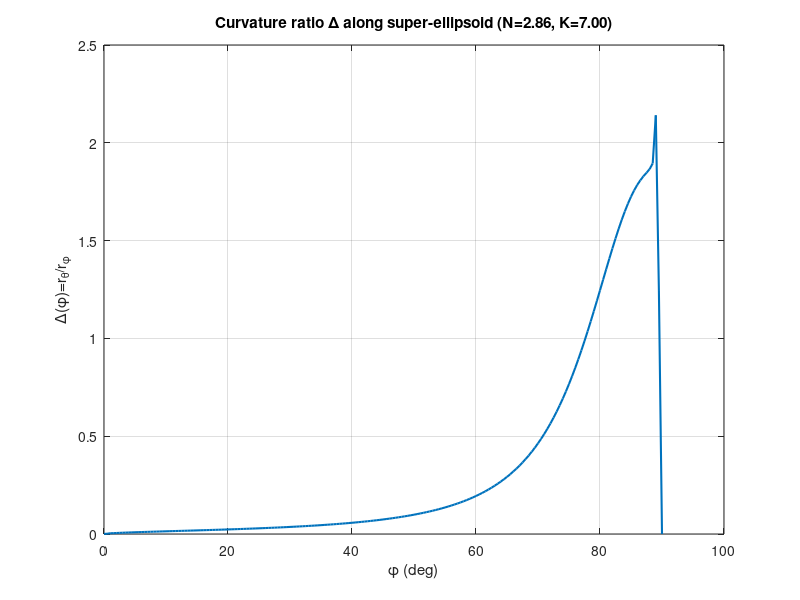
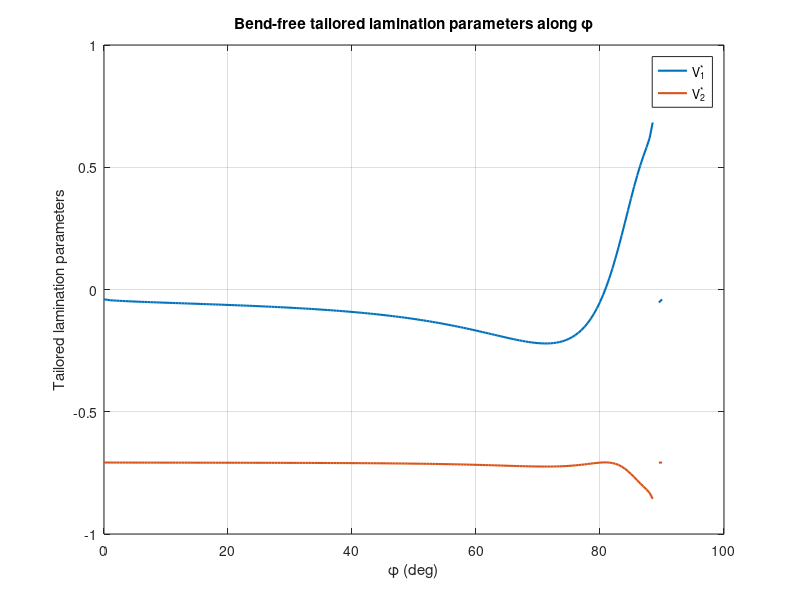
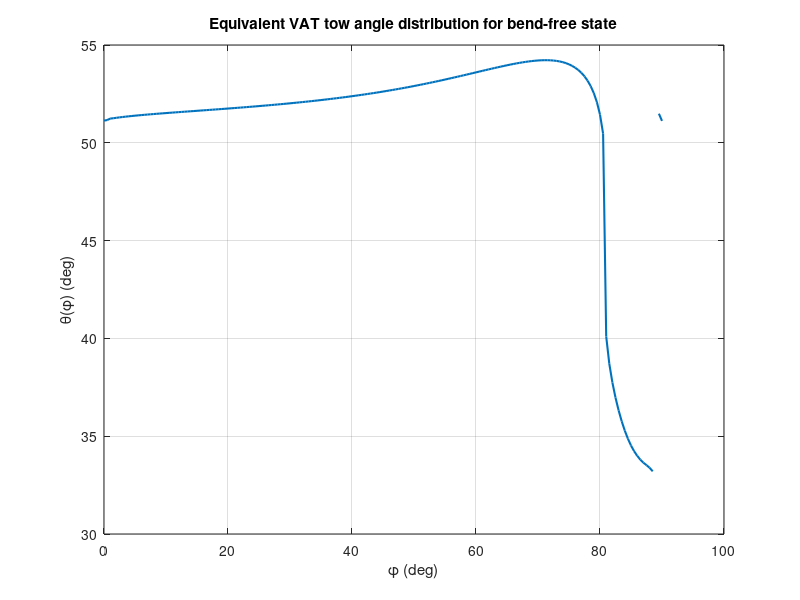

The MATLAB script that drew these images, in order: (Note: this script raises an error after producing the figures.)
function bendfree_superellipsoid_demo()
% Bend-free VAT design for super-ellipsoid of revolution (stress-focused)
% Outputs:
%   - Delta(phi): curvature ratio r_theta/r_phi
%   - (V1*, V2*): tailored lamination parameters along phi
%   - theta(phi): equivalent tow angle distribution (deg)
%
% Reference: Daghighi et al., "Bend-free design of super ellipsoids of revolution
% composite pressure vessels", Composite Structures 245 (2020) 112283.
%
% Notes:
% - This script focuses on stress/bending suppression (bend-free), not failure.
% - Uses numerical curvature from meridian curve (robust for any N, K).

%% ---------------- USER INPUTS ----------------
a = 114.24;          % semi-axis in radial direction (mm)
K = 7;         % aspect ratio b/a
b = K*a;          % semi-axis in axial direction (mm)
N = 2/0.7;          % shape parameter (Lamé exponent)
nPhi = 181;       % number of phi samples (0..90 deg)

% UD lamina properties in MPa - 20K car epx
E11  = 173930;    % [MPa]
E22  = 15690;     % [MPa]
G12 = 11244;      % [MPa]
nu12 = 0.433;

% Choose feasible-region "lower boundary" model.
% For balanced/symmetric feasible region (typical 2D map), a common lower
% boundary shape is: V2 = -sqrt((V1^2 + 1)/2). This matches the "parabola"
% style boundary seen in the paper's feasible region figure.
useLowerBoundaryParabola = true;

% ---------------- COMPUTE MATERIAL INVARIANTS Ui ----------------
U = lamina_invariants_U(E11, E22, G12, nu12); % returns struct U1..U4

% ---------------- SAMPLE PHI AND GEOMETRY ----------------
phi = linspace(0, 90, nPhi);       % degrees
phiRad = deg2rad(phi);

% Meridian curve of superellipse in r-z plane:
% (r/a)^N + (z/b)^N = 1 for first quadrant.
% Parametrization:
%   r = a * cos(phi)^(2/N)
%   z = b * sin(phi)^(2/N)
% This is a standard superellipse parametrization for quadrant.
[r, z] = superellipse_meridian(a, b, N, phiRad);

% Curvature ratio Delta(phi) = r_theta / r_phi computed from principal curvatures
Delta = curvature_ratio_delta(r, z);

% ---------------- BEND-FREE LINE IN V1-V2 SPACE (Eq. 14 -> linear) ----------------
% From the parsed equation in the paper, Eq. (14) can be rearranged to:
%   A1*V1 + A2*V2 + A0 = 0  (for each phi, i.e., each Delta)
% which is a straight line in (V1, V2).
[A0, A1, A2] = bendfree_line_coeffs(Delta, U);

% Define line: V2 = m*V1 + c
m = -A1 ./ A2;
c = -A0 ./ A2;

% ---------------- INTERSECT WITH LOWER FEASIBLE BOUNDARY ----------------
V1star = nan(size(phi));
V2star = nan(size(phi));

for i = 1:numel(phi)
    if ~isfinite(m(i)) || ~isfinite(c(i))
        continue;
    end

    % Solve intersection in V1 within [-1, 1]
    % g(V1) = V2_line(V1) - V2_lower(V1) = 0
    g = @(V1) (m(i)*V1 + c(i)) - V2_lower_boundary(V1, useLowerBoundaryParabola);

    % Try to find a sign change bracket
    V1grid = linspace(-1, 1, 2001);
    gvals = arrayfun(g, V1grid);
    idx = find(isfinite(gvals), 1, 'first');
    if isempty(idx), continue; end

    % Find intervals where g changes sign
    s = sign(gvals);
    s(~isfinite(s)) = 0;
    changeIdx = find(s(1:end-1).*s(2:end) <= 0 & s(1:end-1)~=0 & s(2:end)~=0, 1, 'first');

    if isempty(changeIdx)
        % No intersection found in [-1,1] with this boundary model
        continue;
    end

    xL = V1grid(changeIdx);
    xU = V1grid(changeIdx+1);

    % Root solve
    V1sol = fzero(g, [xL, xU]);
    V2sol = m(i)*V1sol + c(i);

    % Clip to physical bounds
    if abs(V1sol) <= 1+1e-6 && abs(V2sol) <= 1+1e-6
        V1star(i) = max(-1, min(1, V1sol));
        V2star(i) = max(-1, min(1, V2sol));
    end
end

% ---------------- MAP (V1*, V2*) -> EQUIVALENT TOW ANGLE theta(phi) ----------------
% Use a single equivalent angle theta in [0,90] such that:
%   V1(theta)=cos(2 theta), V2(theta)=cos(4 theta)
% Then minimize (V1-V1*)^2 + (V2-V2*)^2.
thetaDeg = nan(size(phi));
for i = 1:numel(phi)
    if ~isfinite(V1star(i)) || ~isfinite(V2star(i)), continue; end
    obj = @(th) (cosd(2*th)-V1star(i)).^2 + (cosd(4*th)-V2star(i)).^2;
    thetaDeg(i) = fminbnd(obj, 0, 90);
end

% ---------------- PLOTS (useful for stress comparison work) ----------------
figure; plot(phi, Delta, 'LineWidth', 1.5);
xlabel('\phi (deg)'); ylabel('\Delta(\phi)=r_\theta/r_\phi');
title(sprintf('Curvature ratio \\Delta along super-ellipsoid (N=%.2f, K=%.2f)', N, K));
grid on;

figure; plot(phi, V1star, 'LineWidth', 1.5); hold on;
plot(phi, V2star, 'LineWidth', 1.5);
xlabel('\phi (deg)'); ylabel('Tailored lamination parameters');
legend('V_1^*','V_2^*','Location','best');
title('Bend-free tailored lamination parameters along \phi');
grid on;

figure; plot(phi, thetaDeg, 'LineWidth', 1.5);
xlabel('\phi (deg)'); ylabel('\theta(\phi) (deg)');
title('Equivalent VAT tow angle distribution for bend-free state');
grid on;

%% ---------------- EXPORT TABLE ----------------
T = table(phi(:), Delta(:), V1star(:), V2star(:), thetaDeg(:), ...
    'VariableNames', {'phi_deg','Delta','V1_star','V2_star','theta_deg'});
disp(T(1:10,:));
assignin('base','bendfree_table',T);

end

%% ========================================================================
function [r, z] = superellipse_meridian(a, b, N, phiRad)
% Meridian superellipse (first quadrant) parametrization:
% r = a*cos(phi)^(2/N), z = b*sin(phi)^(2/N)
c = cos(phiRad);
s = sin(phiRad);

% Ensure non-negative (first quadrant)
c = max(c, 0);
s = max(s, 0);

r = a * (c).^(2./N);
z = b * (s).^(2./N);

% Avoid r=0 exactly at pole for curvature calc stability (tiny epsilon)
r(1) = max(r(1), 1e-9*a);
end

function Delta = curvature_ratio_delta(r, z)
% Compute principal curvature radii for surface of revolution from meridian curve.
% Meridian curve: (r(φ), z(φ))
% Let s = arc length parameter implicitly via derivatives wrt φ index spacing.
% Principal curvatures:
%   k_mer = (r' z'' - z' r'') / (r'^2 + z'^2)^(3/2)
%   k_circ = z' / (r * sqrt(r'^2 + z'^2))
% Radii:
%   r_phi = 1/|k_mer|, r_theta = 1/|k_circ|
% Delta = r_theta/r_phi = |k_mer|/|k_circ|

% Use numerical derivatives wrt index; scale cancels in ratio.
dr = gradient(r);
dz = gradient(z);
d2r = gradient(dr);
d2z = gradient(dz);

den = (dr.^2 + dz.^2).^(3/2);
k_mer = (dr.*d2z - dz.*d2r) ./ max(den, eps);

k_circ = dz ./ max(r .* sqrt(dr.^2 + dz.^2), eps);

Delta = abs(k_mer) ./ max(abs(k_circ), eps);

% Clean near singular points
Delta(~isfinite(Delta)) = nan;
end

function U = lamina_invariants_U(E11, E22, G12, nu12)
% Compute reduced stiffness Q and then invariants U1..U4 as used in bend-free formulation.
% For plane stress orthotropic lamina:
nu21 = nu12 * (E22/E11);
den = 1 - nu12*nu21;

Q11 = E11/den;
Q22 = E22/den;
Q12 = nu12*E22/den;
Q66 = G12;

% Common Tsai/Hahn invariants used in lamination parameter forms (A-matrix).
% One consistent set (widely used with lamination parameters):
U1 = (3*Q11 + 3*Q22 + 2*Q12 + 4*Q66)/8;
U2 = (Q11 - Q22)/2;
U3 = (Q11 + Q22 - 2*Q12 - 4*Q66)/8;
U4 = (Q11 + Q22 + 6*Q12 - 4*Q66)/8;

U.U1 = U1; U.U2 = U2; U.U3 = U3; U.U4 = U4;
end

function [A0, A1, A2] = bendfree_line_coeffs(Delta, U)
% Rearranged bend-free governing equation (Eq. 14 in the paper) into:
%   A1*V1 + A2*V2 + A0 = 0
%
% Based on the expression shown in the parsed PDF:
%   -Δ^2 + 2Δ*(U1 - U4 + U2 V1 + U3 V2)/(U1 + U2 V1 + U3 V2)
%         + (2U4 - U1 - 3U3 V2 + U2 V1)/(U1 + U2 V1 + U3 V2) = 0
%
% Multiply by D = U1 + U2 V1 + U3 V2 and collect terms.

U1 = U.U1; U2 = U.U2; U3 = U.U3; U4 = U.U4;

A1 = (-Delta.^2).*U2 + 2.*Delta.*U2 + U2;
A2 = (-Delta.^2).*U3 + 2.*Delta.*U3 - 3.*U3;
A0 = (-Delta.^2).*U1 + 2.*Delta.*(U1 - U4) + (2.*U4 - U1);
end

function V2low = V2_lower_boundary(V1, useParabola)
% Lower feasible boundary model (balanced/symmetric lamination parameter space)
% If useParabola = true:
%   V2 = -sqrt((V1^2 + 1)/2)   (parabola-like lower boundary)
% Else:
%   fallback: V2 = -1 (crude bound)

if useParabola
    V2low = -sqrt((V1.^2 + 1)./2);
else
    V2low = -1 + 0*V1;
end
end
